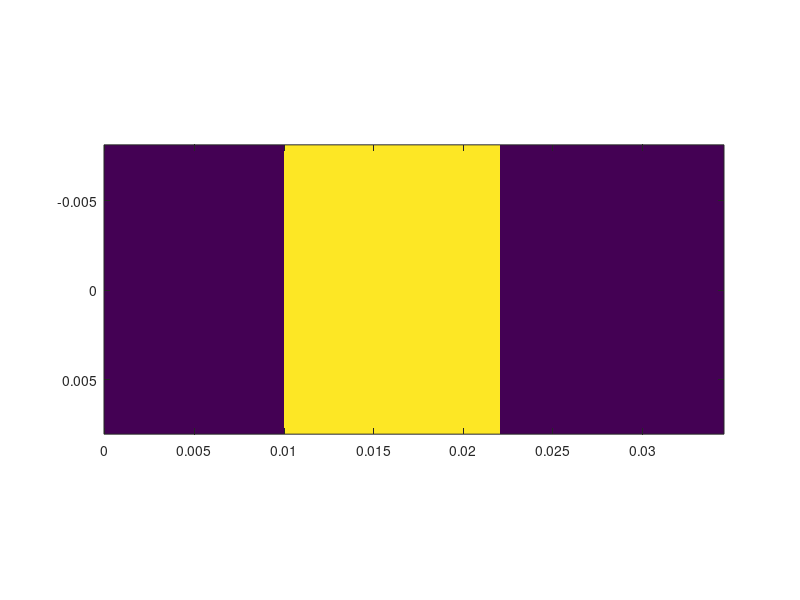

Recreate this plot in MATLAB.
%% L.D. 10-05-2012 - This script creates the contrast matrix which contains
% the geometrical distribution of each medium, i.e. Medium 1,2,3,4 and 5. 
% Medium 0 represents the background medium

close all
clear all

% this values has to be the same of the 3D domain which is generated bt the
% fortran code
M=196;
N=84;
O=420;                                                                                           
% matrix initialization
L=zeros(M,N,O);

R1=0.03;
R2=0.05; 

% parameters initialization. This values have to be the same as for the
% input file used for the fortran program
Fnyq=9;  % maximum simulated frequency 
f0=1e6;    % fundamental frequency 
c0=1482;   % speed of sound of the backgrounf medium
dx=c0/(2*Fnyq*f0);
% axis generation
x=(-M/2)*dx:dx:((M/2)-1)*dx;
y=(-N/2)*dx:dx:((N/2)-1)*dx;
z=0:dx:((O-1))*dx;

% matrix generation
 for i=1:M
     for j=1:N
         for k=1:O
             
             % inside this lood all possible shapes can be generated. A
             % specific value from 0 to 5 will be interpreted by the
             % fortran code as a medium with specifi characteristics as
             % specified in in the input file
             %% Cubes
             
             if (((z(k)>=(0.01))&&(z(k)<=(0.022)))&&((x(i)>=(-0.01))&&(x(i)<=(0.01))))
               L(i,j,k)=3;
             end
             
%              if (((z(k)>=(0.015))&&(z(k)<=(0.017)))&&((x(i)>=(-0.001))&&(x(i)<=(0.001))))
%                L(i,j,k)=2;
%              end
%              
%              if (((z(k)>=(0.020))&&(z(k)<=(0.022)))&&((x(i)>=(-0.001))&&(x(i)<=(0.001))))
%                L(i,j,k)=3;
%              end
%              
%              if (((z(k)>=(0.025))&&(z(k)<=(0.027)))&&((x(i)>=(-0.001))&&(x(i)<=(0.001))))
%                L(i,j,k)=4;
%              end
             
            

         end
     end
 end
 
% plots a cross section of the contrast 
imagesc(z,x,squeeze(L(:,round(N/2),:))) 
axis image
% export the finel in .bin format
[fid,msg] = fopen('matrixcontrastinput.bin','w','l');    %w = read access, l = little endian byte order
A=L;
fwrite(fid,A,'double');
fclose(fid)
